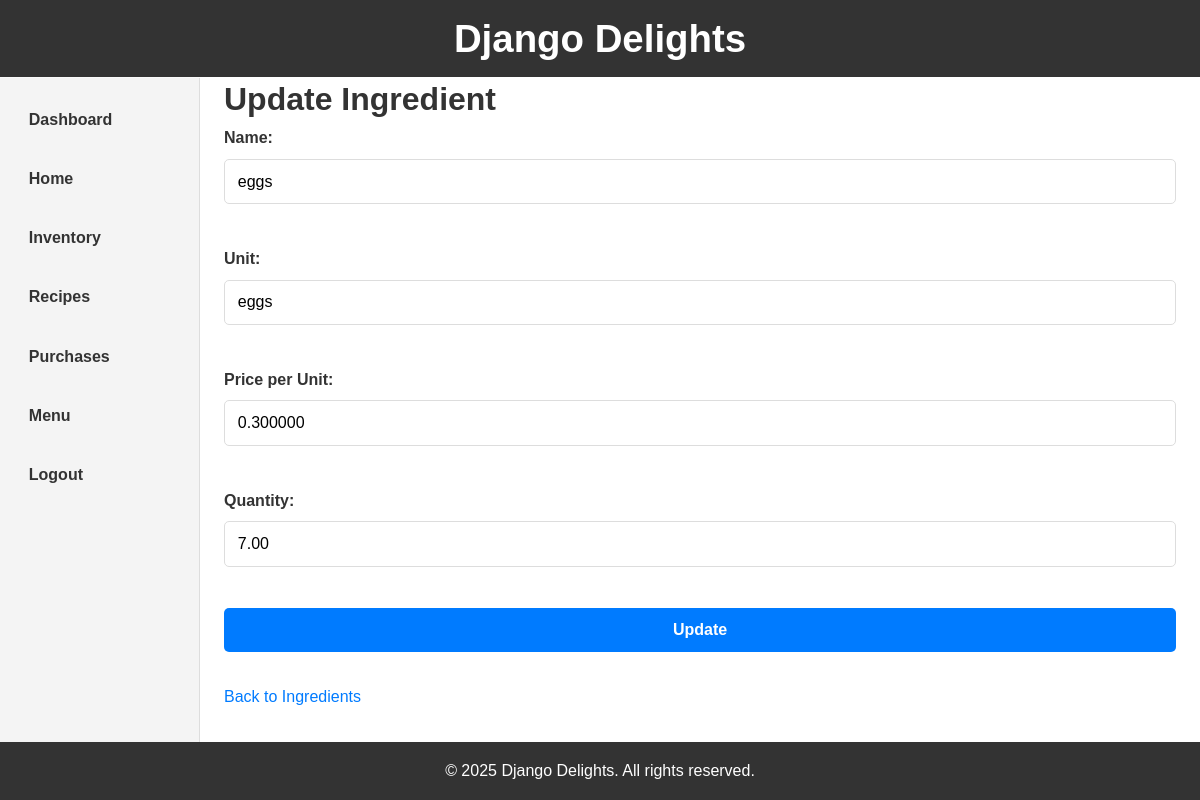
Page /ingredients/update/2/ (signed in) on the earlier database version.
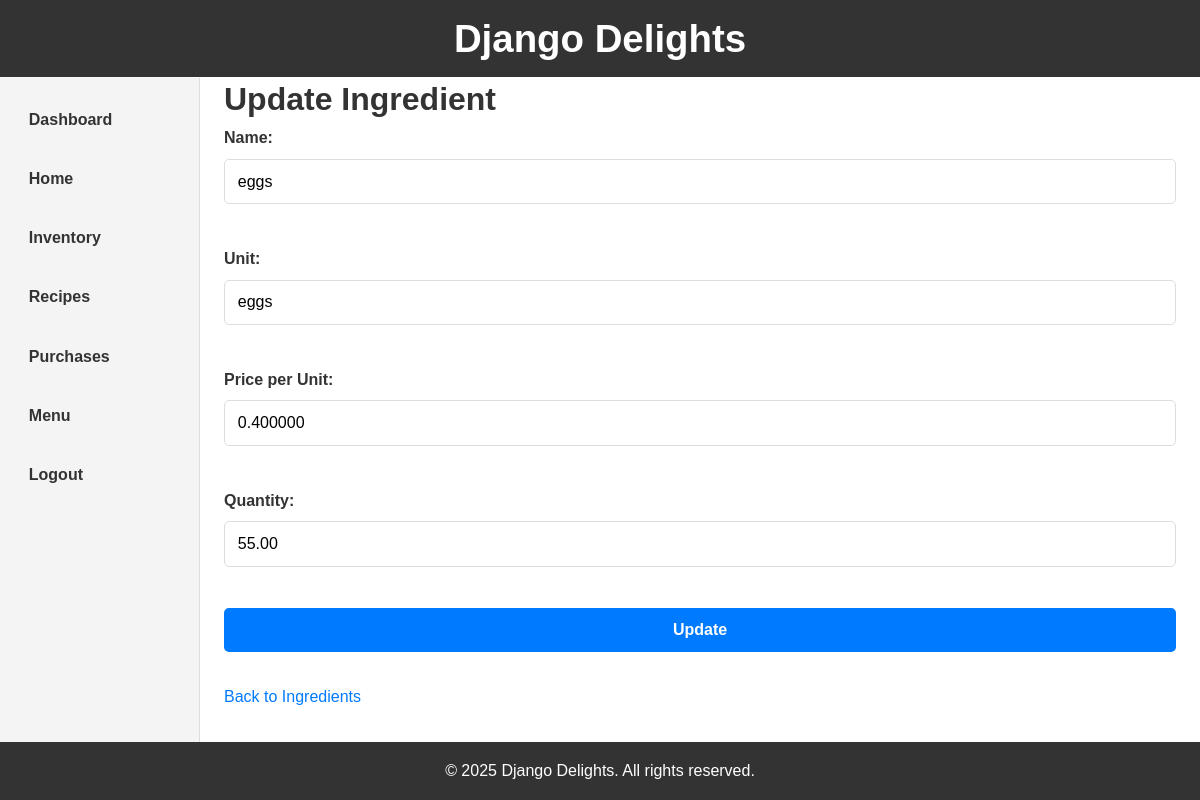
Same page on the later database version.
### inventory/models.py (models this page shows, shortened)
class Ingredient(models.Model):
    name = models.CharField(max_length=100, unique=True)
    unit = models.CharField(max_length=100,)
    price_per_unit = models.DecimalField(max_digits=10, decimal_places=6)
    quantity = models.DecimalField(max_digits=10, decimal_places=2)

### inventory/views.py (the view, shortened to what this page needs)
# urls.py: path('ingredients/update/<int:pk>/', views.update_ingredient, name='update_ingredient'),
@login_required
def update_ingredient(request, pk):
    ingredient = Ingredient.objects.get(id=pk)
    return render(request, "update_ingredient.html", {"ingredient": ingredient})

### templates/update_ingredient.html (shortened to what this page needs)
{% extends 'base.html' %}
{% block content %}
<h1>Update Ingredient</h1>
<form method="post">
    <label>Name:</label>
    <input type="text" name="name" value="{{ ingredient.name }}" required><br>
    <label>Unit:</label>
    <input type="text" name="unit" value="{{ ingredient.unit }}" required><br>
    <label>Price per Unit:</label>
    <input type="number" step="0.01" name="price_per_unit" value="{{ ingredient.price_per_unit }}" required><br>
    <label>Quantity:</label>
    <input type="number" step="0.01" name="quantity" value="{{ ingredient.quantity }}" required><br>
    <button type="submit">Update</button>
</form>
<a href="{% url 'inventory' %}">Back to Ingredients</a>
{% endblock %}

Differences in the rows shown:
changed Ingredient "eggs": price_per_unit "0.300000" → "0.400000"; quantity "7.00" → "55.00"
